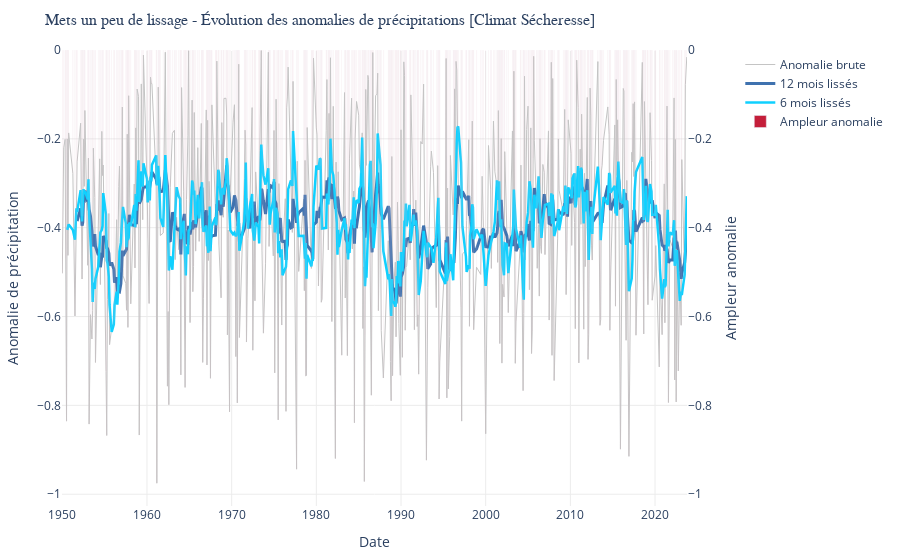

Write notebook code for a chart like this one.
### Markdown cell above
## 📈 Visualisation

La bibliothèque principale utilisée est Plotly, une librairie de visualisation de données interactive et flexible. Cette technologie est adaptée car elle permet de créer des graphiques complexes et interactifs, facilitant l'exploration et la compréhension des données représentées. Plotly offre une grande personnalisation et convient parfaitement à la visualisation de séries temporelles comme dans cet exemple.

### Code cell
import pandas as pd
import duckdb as ddb
import pandas as pd
import plotly.graph_objects as go
from plotly.subplots import make_subplots

df['date_mois'] = pd.to_datetime(df['date_mois'].astype(str), format='%Y%m')
df = df.sort_values('date_mois')

for win in [6, 12]:
    df[f'nomal_anom_{win}m'] = df['anomaly_precipitation'].rolling(window=win).mean()

dataviz = make_subplots(specs=[[{"secondary_y": True}]])

dataviz.add_trace(
    go.Scatter(
        x=df['date_mois'],
        y=df['anomaly_precipitation'],
        mode='lines',
        name='Anomalie brute',
        line=dict(color='#c4c4c4', width=1),
        hovertemplate='%{y:.3f}<extra>Anomalie brute</extra>'
    ),
    secondary_y=False
)

dataviz.add_trace(
    go.Scatter(
        x=df['date_mois'],
        y=df['nomal_anom_12m'],
        mode='lines',
        name='12 mois lissés',
        line=dict(color='#3f72af', width=3),
        hovertemplate='%{y:.3f}<extra>12 mois lissés</extra>'
    ),
    secondary_y=False
)

dataviz.add_trace(
    go.Scatter(
        x=df['date_mois'],
        y=df['nomal_anom_6m'],
        mode='lines',
        name='6 mois lissés',
        line=dict(color='#0fd0ff', width=2.5),
        hovertemplate='%{y:.3f}<extra>6 mois lissés</extra>'
    ),
    secondary_y=False
)

dataviz.add_trace(
    go.Bar(
        x=df['date_mois'],
        y=df['anomaly_precipitation'],
        name='Ampleur anomalie',
        marker=dict(
            color=['#c41e3a' if v < 0 else '#00a86b' for v in df['anomaly_precipitation']],
            opacity=0.15
        ),
        hovertemplate='%{y:.3f}<extra>Ampleur</extra>'
    ),
    secondary_y=True
)

dataviz.update_layout(
    title=dict(
        text="Mets un peu de lissage - Évolution des anomalies de précipitations [Climat Sécheresse]",
        font=dict(family='Arial, sans-serif', size=16)
    ),
    xaxis=dict(
        title='Date',
        showgrid=True,
        gridwidth=1,
        gridcolor='#ececec'
    ),
    yaxis=dict(
        title='Anomalie de précipitation',
        showgrid=True,
        gridwidth=1,
        gridcolor='#ececec',
        rangemode='tozero'
    ),
    margin=dict(l=20, r=20, t=50, b=20),
    plot_bgcolor='white',
    paper_bgcolor='white',
    hovermode='x unified',
    showlegend=True
)

dataviz.update_yaxes(title_text="Ampleur anomalie", secondary_y=True, showgrid=False, rangemode='tozero')
dataviz

### Figure 1 — Plotly figure (JSON) as saved in the notebook; plotly's stock layout.template omitted (floating-point values rounded to 4 significant figures; data arrays with more than 128 entries replaced by an {"elided": "..."} marker saying what was removed)
{"data": [{"hovertemplate": "%{y:.3f}<extra>Anomalie brute</extra>", "line": {"color": "#c4c4c4", "width": 1}, "mode": "lines", "name": "Anomalie brute", "type": "scatter", "x": {"elided": "500 str values"}, "xaxis": "x", "y": {"elided": "500 float values"}, "yaxis": "y"}, {"hovertemplate": "%{y:.3f}<extra>12 mois lissés</extra>", "line": {"color": "#3f72af", "width": 3}, "mode": "lines", "name": "12 mois lissés", "type": "scatter", "x": {"elided": "500 str values"}, "xaxis": "x", "y": {"elided": "500 float values"}, "yaxis": "y"}, {"hovertemplate": "%{y:.3f}<extra>6 mois lissés</extra>", "line": {"color": "#0fd0ff", "width": 2.5}, "mode": "lines", "name": "6 mois lissés", "type": "scatter", "x": {"elided": "500 str values"}, "xaxis": "x", "y": {"elided": "500 float values"}, "yaxis": "y"}, {"hovertemplate": "%{y:.3f}<extra>Ampleur</extra>", "marker": {"color": {"elided": "500 str values"}, "opacity": 0.15}, "name": "Ampleur anomalie", "type": "bar", "x": {"elided": "500 str values"}, "xaxis": "x", "y": {"elided": "500 float values"}, "yaxis": "y2"}], "layout": {"hovermode": "x unified", "margin": {"b": 20, "l": 20, "r": 20, "t": 50}, "paper_bgcolor": "white", "plot_bgcolor": "white", "showlegend": true, "title": {"font": {"family": "Arial, sans-serif", "size": 16}, "text": "Mets un peu de lissage - Évolution des anomalies de précipitations [Climat Sécheresse]"}, "xaxis": {"anchor": "y", "domain": [0.0, 0.94], "gridcolor": "#ececec", "gridwidth": 1, "showgrid": true, "title": {"text": "Date"}}, "yaxis": {"anchor": "x", "domain": [0.0, 1.0], "gridcolor": "#ececec", "gridwidth": 1, "rangemode": "tozero", "showgrid": true, "title": {"text": "Anomalie de précipitation"}}, "yaxis2": {"anchor": "x", "overlaying": "y", "rangemode": "tozero", "showgrid": false, "side": "right", "title": {"text": "Ampleur anomalie"}}}}
